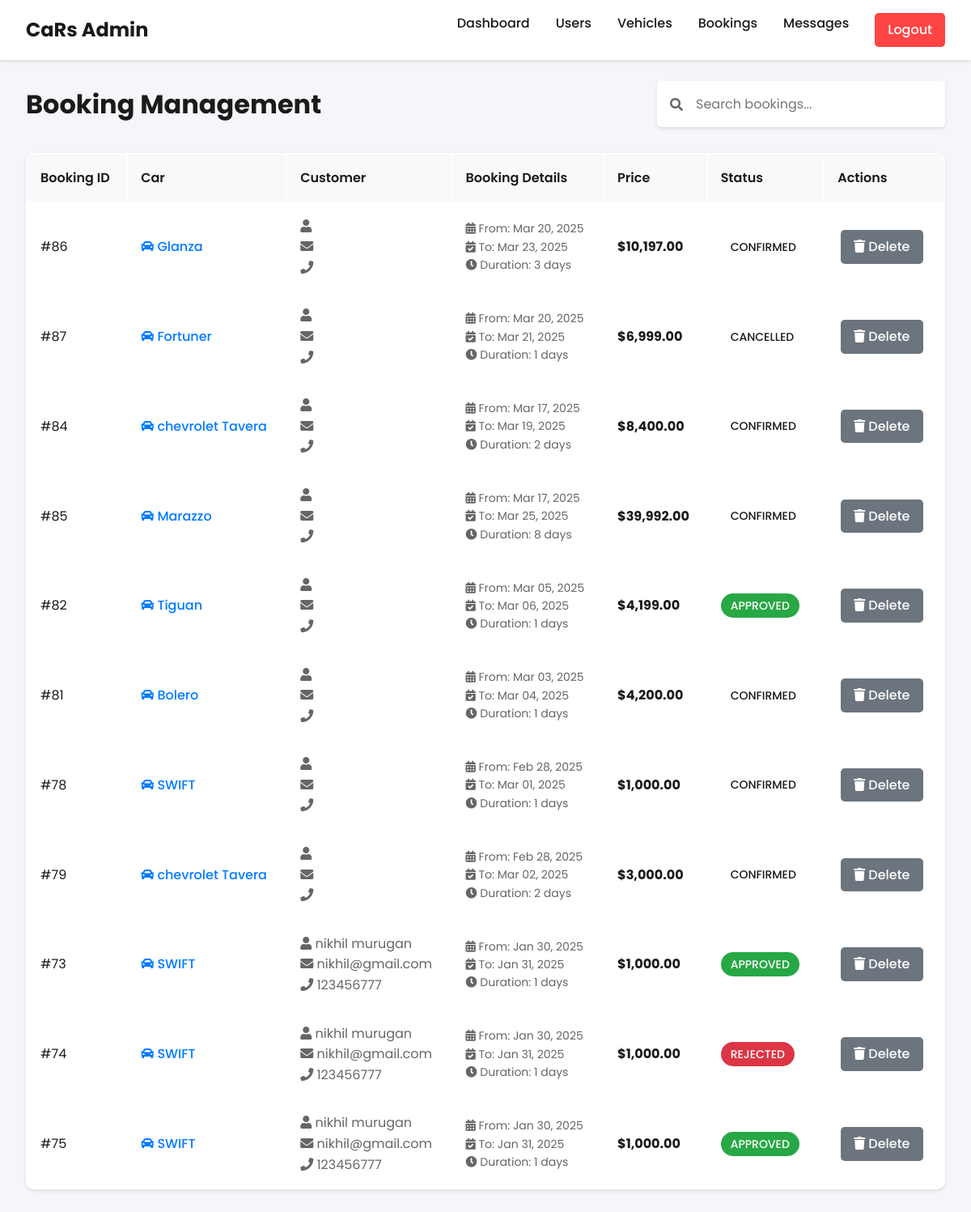
/adminbook.php (signed in), run on the app's committed database.
### tables this page shows
CREATE TABLE `booking` (
  `BOOK_ID` int(11) NOT NULL,
  `CAR_ID` int(11) NOT NULL,
  `EMAIL` varchar(255) NOT NULL,
  `BOOK_PLACE` varchar(255) NOT NULL,
  `BOOK_DATE` date NOT NULL,
  `DURATION` int(11) NOT NULL,
  `PHONE_NUMBER` bigint(20) NOT NULL,
  `DESTINATION` varchar(255) NOT NULL,
  `RETURN_DATE` date NOT NULL,
  `PRICE` int(11) NOT NULL,
  `BOOK_STATUS` varchar(255) NOT NULL DEFAULT 'UNDER PROCESSING'
);

CREATE TABLE `cars` (
  `CAR_ID` int(11) NOT NULL,
  `CAR_NAME` varchar(255) NOT NULL,
  `FUEL_TYPE` varchar(255) NOT NULL,
  `CAPACITY` int(11) NOT NULL,
  `PRICE` int(11) NOT NULL,
  `CAR_IMG` varchar(255) NOT NULL,
  `AVAILABLE` varchar(255) NOT NULL
);

CREATE TABLE `users` (
  `FNAME` varchar(255) NOT NULL,
  `LNAME` varchar(255) NOT NULL,
  `EMAIL` varchar(255) NOT NULL,
  `LIC_NUM` varchar(255) NOT NULL,
  `PHONE_NUMBER` bigint(11) NOT NULL,
  `PASSWORD` varchar(255) NOT NULL,
  `GENDER` varchar(255) NOT NULL
);

### adminbook.php (the view, shortened to what this page needs)
<?php
require 'connection.php';
$sql = "SELECT b.*, c.CAR_NAME, CONCAT(u.FNAME, ' ', u.LNAME) as USER_NAME, u.EMAIL as USER_EMAIL, u.PHONE_NUMBER as USER_PHONE
        FROM booking b
        LEFT JOIN cars c ON b.CAR_ID = c.CAR_ID
        LEFT JOIN users u ON b.EMAIL = u.EMAIL
        ORDER BY b.BOOK_DATE DESC";
$result = $conn->query($sql);
?>
<!DOCTYPE html>
<html lang="en">
<head>
    <link rel="stylesheet" href="https://cdnjs.cloudflare.com/ajax/libs/font-awesome/5.15.4/css/all.min.css">
</head>
<body>
    <nav class="navbar">
        <div class="nav-container">
            <a href="admindash.php" class="logo">CaRs Admin</a>
            <div class="nav-links">
                <a href="admindash.php">Dashboard</a>
                <a href="adminusers.php">Users</a>
                <a href="adminvehicle.php">Vehicles</a>
                <a href="adminbook.php">Bookings</a>
                <a href="admincontactus.php">Messages</a>
                <a href="index.php" class="logout-btn" style="background-color: #ff4444; color: white; padding: 0.5rem 1rem; border-radius: 5px; text-decoration: none; transition: all 0.3s ease;">Logout</a>
            </div>
        </div>
    </nav>
    <div class="container">
        <div class="header">
            <h1>Booking Management</h1>
            <div class="search-box">
                <i class="fas fa-search"></i>
                <input type="text" id="searchInput" placeholder="Search bookings..." onkeyup="searchBookings()">
            </div>
        </div>
        <table class="bookings-table">
            <thead>
                <tr>
                    <th>Booking ID</th>
                    <th>Car</th>
                    <th>Customer</th>
                    <th>Booking Details</th>
                    <th>Price</th>
                    <th>Status</th>
                    <th>Actions</th>
                </tr>
            </thead>
            <tbody>
                <?php while($row = $result->fetch_assoc()): ?>
                    <tr>
                        <td>#<?php echo $row['BOOK_ID']; ?></td>
                        <td class="car-name">
                            <i class="fas fa-car"></i> <?php echo $row['CAR_NAME']; ?>
                        </td>
                        <td class="user-info">
                            <div><i class="fas fa-user"></i> <?php echo $row['USER_NAME']; ?></div>
                            <div><i class="fas fa-envelope"></i> <?php echo $row['USER_EMAIL']; ?></div>
                            <div><i class="fas fa-phone"></i> <?php echo $row['USER_PHONE']; ?></div>
                        </td>
                        <td class="date-info">
                            <div><i class="fas fa-calendar-alt"></i> From: <?php echo date('M d, Y', strtotime($row['BOOK_DATE'])); ?></div>
                            <div><i class="fas fa-calendar-check"></i> To: <?php echo date('M d, Y', strtotime($row['RETURN_DATE'])); ?></div>
                            <div><i class="fas fa-clock"></i> Duration: <?php echo $row['DURATION']; ?> days</div>
                        </td>
                        <td>
                            <strong>$<?php echo number_format($row['PRICE'], 2); ?></strong>
                        </td>
                        <td>
                            <span class="booking-status status-<?php echo strtolower($row['BOOK_STATUS'] ?? 'pending'); ?>">
                                <?php echo $row['BOOK_STATUS'] ?? 'PENDING'; ?>
                            </span>
                        </td>
                        <td>
                            <a href="adminbook.php?action=delete&id=<?php echo $row['BOOK_ID']; ?>"
                               class="action-btn delete-btn"
                               onclick="return confirm('Are you sure you want to delete this booking? This action cannot be undone.')">
                                <i class="fas fa-trash"></i> Delete
                            </a>
                        </td>
                    </tr>
                <?php endwhile; ?>
            </tbody>
        </table>
    </div>
</body>
</html>

### adminbook.php (style rules this page uses)
* { margin: 0; padding: 0; box-sizing: border-box; font-family: 'Poppins', sans-serif; }
body { background: #f4f6f9; color: #1a1a1a; line-height: 1.6; }
.navbar { background: #fff; padding: 1rem 2rem; box-shadow: 0 2px 4px rgba(0,0,0,0.1); position: fixed; top: 0; left: 0; right: 0; z-index: 1000; }
.nav-container { max-width: 1200px; margin: 0 auto; display: flex; justify-content: space-between; align-items: center; }
.logo { font-size: 1.5rem; font-weight: 700; color: #1a1a1a; text-decoration: none; }
.nav-links { display: flex; gap: 2rem; }
.nav-links a { color: #1a1a1a; text-decoration: none; font-weight: 500; transition: color 0.3s ease; }
.container { max-width: 1200px; margin: 100px auto 2rem; padding: 0 2rem; }
.header { display: flex; justify-content: space-between; align-items: center; margin-bottom: 2rem; }
.header h1 { font-size: 2rem; color: #1a1a1a; }
.search-box { display: flex; align-items: center; background: #fff; padding: 0.5rem 1rem; border-radius: 5px; box-shadow: 0 2px 4px rgba(0,0,0,0.1); }
.search-box input { border: none; outline: none; padding: 0.5rem; font-size: 1rem; width: 300px; }
.search-box i { color: #666; margin-right: 0.5rem; }
.bookings-table { background: #fff; border-radius: 10px; overflow: hidden; box-shadow: 0 2px 4px rgba(0,0,0,0.1); width: 100%; }
.bookings-table th, .bookings-table td { padding: 1rem; text-align: left; }
.bookings-table th { background: #f8f9fa; font-weight: 600; color: #1a1a1a; }
.bookings-table tr:not(:last-child) { border-bottom: 1px solid #eee; }
.booking-status { display: inline-block; padding: 0.25rem 0.75rem; border-radius: 20px; font-size: 0.875rem; font-weight: 500; }
.status-approved { background: #28a745; color: #fff; }
.status-rejected { background: #dc3545; color: #fff; }
.action-btn { padding: 0.5rem 1rem; border: none; border-radius: 5px; cursor: pointer; font-weight: 500; text-decoration: none; transition: background-color 0.3s ease; margin: 0 0.25rem; display: inline-block; }
.delete-btn { background: #6c757d; color: #fff; }
.user-info { color: #666; }
.car-name { font-weight: 500; color: #007bff; }
.date-info { color: #666; font-size: 0.875rem; }

### data on the page
booking: BOOK_ID "86", CAR_ID.CAR_NAME "Glanza", BOOK_DATE "Mar 20, 2025", RETURN_DATE "Mar 23, 2025", DURATION "3", PRICE "10,197.00", BOOK_STATUS "CONFIRMED"
booking: BOOK_ID "87", CAR_ID.CAR_NAME "Fortuner", BOOK_DATE "Mar 20, 2025", RETURN_DATE "Mar 21, 2025", DURATION "1", PRICE "6,999.00", BOOK_STATUS "CANCELLED"
booking: BOOK_ID "84", CAR_ID.CAR_NAME "chevrolet Tavera", BOOK_DATE "Mar 17, 2025", RETURN_DATE "Mar 19, 2025", DURATION "2", PRICE "8,400.00", BOOK_STATUS "CONFIRMED"
booking: BOOK_ID "85", CAR_ID.CAR_NAME "Marazzo", BOOK_DATE "Mar 17, 2025", RETURN_DATE "Mar 25, 2025", DURATION "8", PRICE "39,992.00", BOOK_STATUS "CONFIRMED"
booking: BOOK_ID "82", CAR_ID.CAR_NAME "Tiguan", BOOK_DATE "Mar 05, 2025", RETURN_DATE "Mar 06, 2025", DURATION "1", PRICE "4,199.00", BOOK_STATUS "APPROVED"
booking: BOOK_ID "81", CAR_ID.CAR_NAME "Bolero", BOOK_DATE "Mar 03, 2025", RETURN_DATE "Mar 04, 2025", DURATION "1", PRICE "4,200.00", BOOK_STATUS "CONFIRMED"
booking: BOOK_ID "78", CAR_ID.CAR_NAME "SWIFT", BOOK_DATE "Feb 28, 2025", RETURN_DATE "Mar 01, 2025", DURATION "1", PRICE "1,000.00", BOOK_STATUS "CONFIRMED"
booking: BOOK_ID "79", CAR_ID.CAR_NAME "chevrolet Tavera", BOOK_DATE "Feb 28, 2025", RETURN_DATE "Mar 02, 2025", DURATION "2", PRICE "3,000.00", BOOK_STATUS "CONFIRMED"
booking: BOOK_ID "73", CAR_ID.CAR_NAME "SWIFT", USER_NAME "nikhil murugan", EMAIL.EMAIL "nikhil@gmail.com", EMAIL.PHONE_NUMBER "123456777", BOOK_DATE "Jan 30, 2025", RETURN_DATE "Jan 31, 2025", DURATION "1", PRICE "1,000.00", BOOK_STATUS "APPROVED"
booking: BOOK_ID "74", CAR_ID.CAR_NAME "SWIFT", USER_NAME "nikhil murugan", EMAIL.EMAIL "nikhil@gmail.com", EMAIL.PHONE_NUMBER "123456777", BOOK_DATE "Jan 30, 2025", RETURN_DATE "Jan 31, 2025", DURATION "1", PRICE "1,000.00", BOOK_STATUS "REJECTED"
booking: BOOK_ID "75", CAR_ID.CAR_NAME "SWIFT", USER_NAME "nikhil murugan", EMAIL.EMAIL "nikhil@gmail.com", EMAIL.PHONE_NUMBER "123456777", BOOK_DATE "Jan 30, 2025", RETURN_DATE "Jan 31, 2025", DURATION "1", PRICE "1,000.00", BOOK_STATUS "APPROVED"
